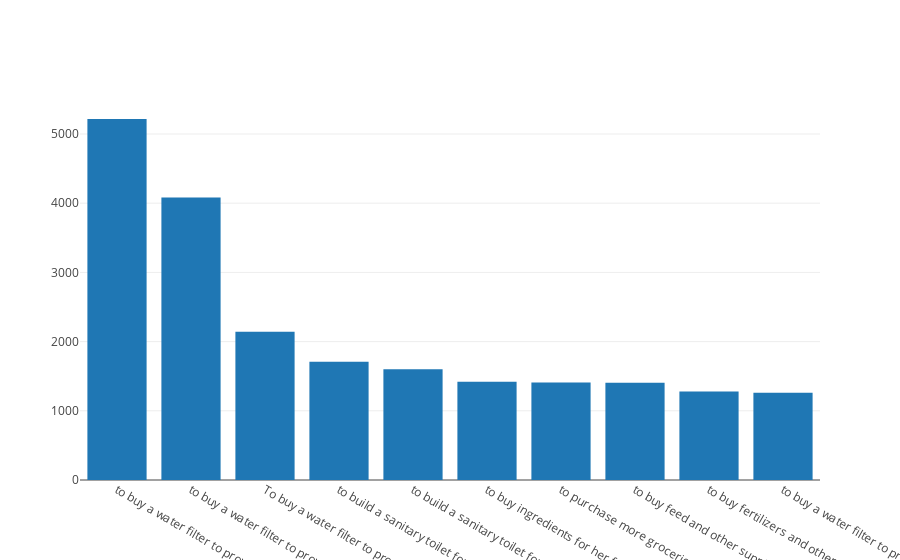

Notebook cell for this chart:
### Code cell
data = [go.Bar(x=uses.index,
            y=uses.values)]
py.offline.offline.iplot(data)

### Figure 1 — Plotly figure (JSON) as saved in the notebook; plotly's stock layout.template omitted (floating-point values rounded to 4 significant figures)
{"data": [{"type": "bar", "uid": "4305bdb6-a71a-11e8-b33d-7c7635aa551d", "x": ["to buy a water filter to provide safe drinking water for their family.", "to buy a water filter to provide safe drinking water for her family.", "To buy a water filter to provide safe drinking water for their family.", "to build a sanitary toilet for her family.", "to build a sanitary toilet for her family", "to buy ingredients for her food production business", "to purchase more groceries to sell.", "to buy feed and other supplies to raise her pigs.", "to buy fertilizers and other farm supplies.", "to buy a water filter to provide safe drinking water for his family."], "y": [5217, 4082, 2141, 1708, 1599, 1419, 1409, 1405, 1280, 1261]}], "layout": {}}
